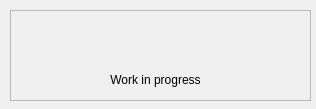
<?xml version="1.0" encoding="UTF-8"?>
<ui version="4.0">
 <class>loadingWidget</class>
 <widget class="QDialog" name="loadingWidget">
  <property name="geometry">
   <rect>
    <x>0</x>
    <y>0</y>
    <width>316</width>
    <height>109</height>
   </rect>
  </property>
  <property name="windowTitle">
   <string>Dialog</string>
  </property>
  <widget class="QFrame" name="frame">
   <property name="geometry">
    <rect>
     <x>10</x>
     <y>10</y>
     <width>301</width>
     <height>91</height>
    </rect>
   </property>
   <property name="frameShape">
    <enum>QFrame::StyledPanel</enum>
   </property>
   <property name="frameShadow">
    <enum>QFrame::Raised</enum>
   </property>
   <widget class="QLabel" name="label">
    <property name="geometry">
     <rect>
      <x>0</x>
      <y>60</y>
      <width>291</width>
      <height>20</height>
     </rect>
    </property>
    <property name="sizePolicy">
     <sizepolicy hsizetype="Fixed" vsizetype="Fixed">
      <horstretch>0</horstretch>
      <verstretch>0</verstretch>
     </sizepolicy>
    </property>
    <property name="text">
     <string>Work in progress</string>
    </property>
    <property name="scaledContents">
     <bool>true</bool>
    </property>
    <property name="alignment">
     <set>Qt::AlignCenter</set>
    </property>
    <property name="wordWrap">
     <bool>true</bool>
    </property>
    <property name="margin">
     <number>0</number>
    </property>
   </widget>
   <widget class="QLabel" name="loadingLbl">
    <property name="geometry">
     <rect>
      <x>120</x>
      <y>3</y>
      <width>54</width>
      <height>55</height>
     </rect>
    </property>
    <property name="text">
     <string/>
    </property>
   </widget>
  </widget>
 </widget>
 <resources/>
 <connections/>
</ui>
